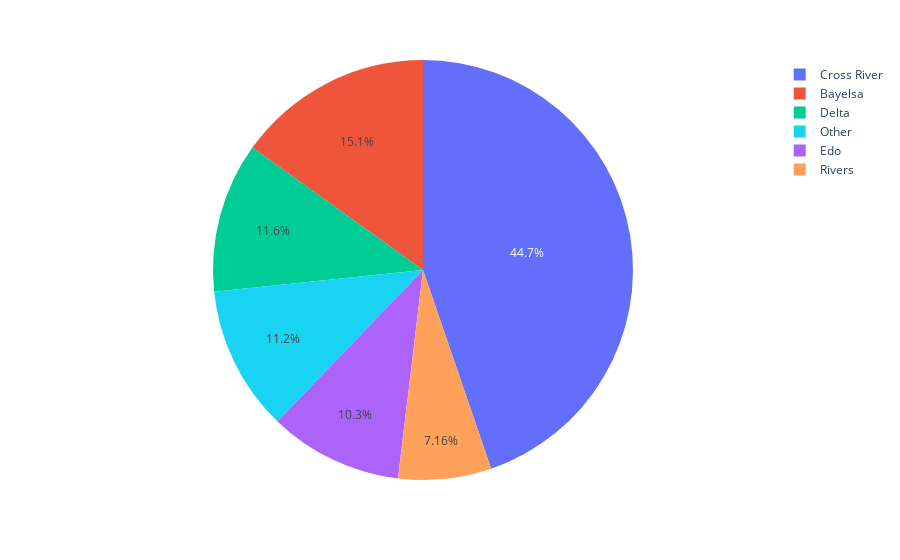

Notebook code cell kept with this figure:
### Code cell
geemap.pie_chart(ss_se_fnf, names='ADM1_NAME', values='Class_1', max_rows=6, color='ADM1_NAME')

### Figure 1 — Plotly figure (JSON) as saved in the notebook; plotly's stock layout.template omitted (floating-point values rounded to 4 significant figures)
{"data": [{"customdata": [["Cross River"], ["Bayelsa"], ["Delta"], ["Edo"], ["Rivers"], ["Other"], ["Other"], ["Other"], ["Other"], ["Other"], ["Other"]], "domain": {"x": [0, 1], "y": [0, 1]}, "hovertemplate": "ADM1_NAME=%{customdata[0]}<br>Class_1=%{value}<extra></extra>", "labels": ["Cross River", "Bayelsa", "Delta", "Edo", "Rivers", "Other", "Other", "Other", "Other", "Other", "Other"], "legendgroup": "", "marker": {"colors": ["#636efa", "#EF553B", "#00cc96", "#ab63fa", "#FFA15A", "#19d3f3", "#19d3f3", "#19d3f3", "#19d3f3", "#19d3f3", "#19d3f3"]}, "name": "", "showlegend": true, "type": "pie", "values": [10300.0, 3476.0, 2664.0, 2370.0, 1649.0, 656.4, 621.6, 505.9, 421.4, 237.8, 126.1]}], "layout": {"autosize": true, "legend": {"tracegroupgap": 0}, "margin": {"t": 60}}}
